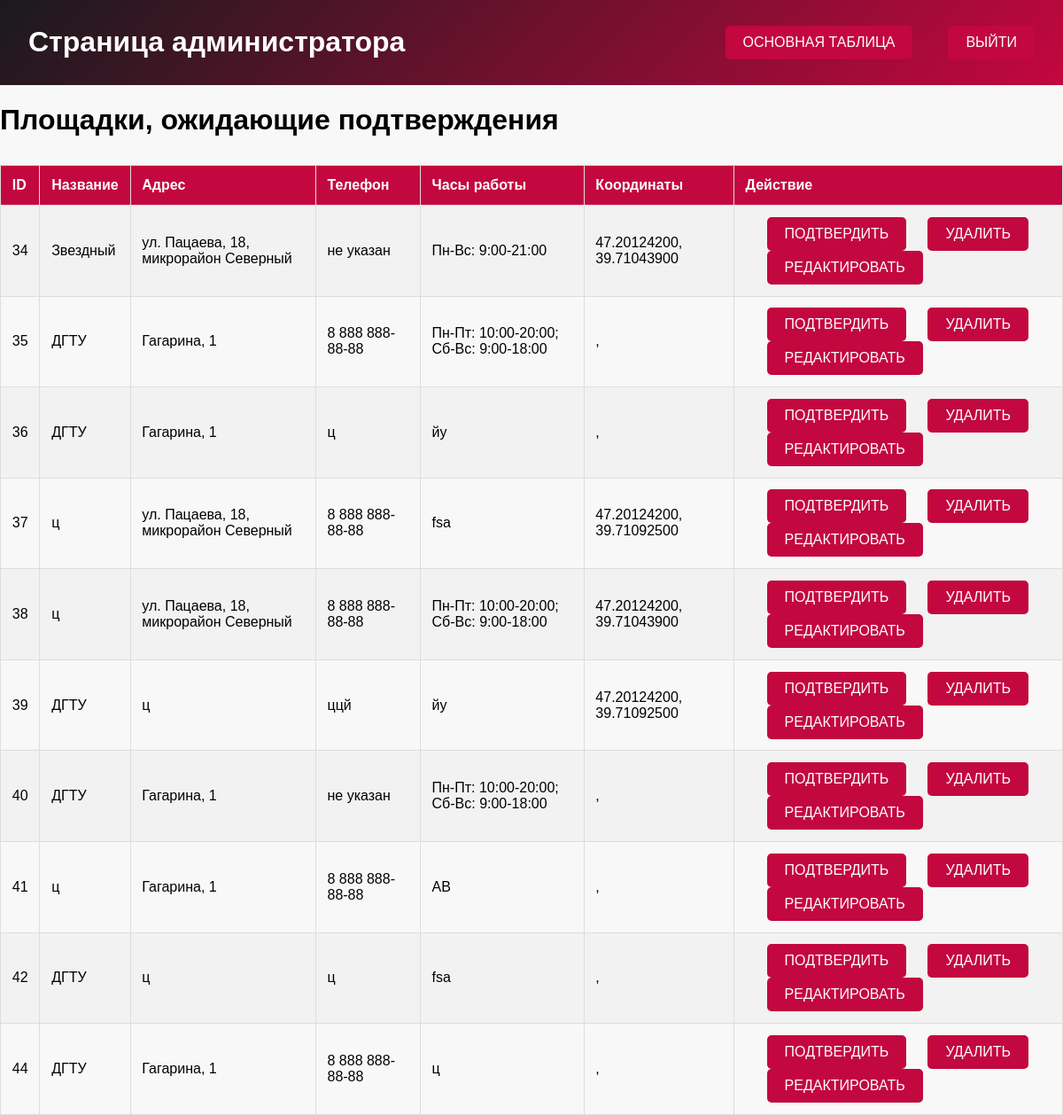
The app's page /admin.php with its own data.
### tables this page shows
CREATE TABLE `basketball_courts_temporary` (
  `id` int NOT NULL,
  `court_name` varchar(100) NOT NULL,
  `address` varchar(255) NOT NULL,
  `phone` varchar(20) DEFAULT NULL,
  `opening_hours` varchar(100) DEFAULT NULL,
  `latitude` decimal(10,8) DEFAULT NULL,
  `longitude` decimal(11,8) DEFAULT NULL,
  `image_path` varchar(255) DEFAULT NULL,
  `user_id` int DEFAULT NULL
);

### admin.php (the view, shortened to what this page needs)
<!DOCTYPE html>
<html>
<head>
    <link rel="stylesheet" href="styles_admin.css">
</head>
<body>
    <header>
        <h1 class="logo">Страница администратора</h1>
        <div class="nav-links">
            <ul>
                <li class="nav-link"><a class="custom-button" href="admin delete.php">Основная таблица</a></li>
                <li class="nav-link"><a class="custom-button logout-button" href="logout.php">Выйти</a></li>
            </ul>
        </div>
    </header>
    <h1>Площадки, ожидающие подтверждения</h1>
    <table>
        <tr>
            <th>ID</th>
            <th>Название</th>
            <th>Адрес</th>
            <th>Телефон</th>
            <th>Часы работы</th>
            <th>Координаты</th>
            <th>Действие</th>
        </tr>
        <?php
        $host = 'localhost';
        $user = 'root';
        $password = '';
        $database = 'kurs';
        $conn = new mysqli($host, $user, $password, $database);
        $query = "SELECT * FROM basketball_courts_temporary";
        $result = $conn->query($query);
        if ($result->num_rows > 0) {
            while ($row = $result->fetch_assoc()) {
                echo "<tr>";
                echo "<td>".$row['id']."</td>";
                echo "<td>".$row['court_name']."</td>";
                echo "<td>".$row['address']."</td>";
                echo "<td>".$row['phone']."</td>";
                echo "<td>".$row['opening_hours']."</td>";
                echo "<td>".$row['latitude'].", ".$row['longitude']."</td>";
                echo "<td>";
                echo "<form method='post' action='admindb.php' style='display: inline;'>";
                echo "<button class='custom-button' type='submit' name='approve'>Подтвердить</button>";
                echo "</form>";
                echo "<form method='post' action='admindb.php' style='display: inline;'>";
                echo "<button class='custom-button' type='submit' name='delete'>Удалить</button>";
                echo "</form>";
                echo "<a href='edit_court.php?id=".$row['id']."' class='custom-button'>Редактировать</a>";
                echo "</td>";
                echo "</tr>";
            }
        } else {
            echo "<tr><td colspan='7'>Нет данных</td></tr>";
        }
        ?>
    </table>
</body>
</html>

### styles_admin.css (style rules this page uses)
body, html { margin: 0; padding: 0; font-family: 'Arial', sans-serif; background-color: #f8f8f8; }
header { display: flex; justify-content: space-between; align-items: center; padding: 0.5rem 2rem; background: linear-gradient(135deg, #1a1a1d 0%, #c3073f 100%); color: white; }
.nav-links ul { list-style: none; display: flex; margin: 0; padding: 0; }
.nav-link { margin-left: 1rem; }
.nav-link:first-child { margin-left: 0; }
.custom-button { padding: 10px 20px; border: none; border-radius: 5px; font-size: 1em; cursor: pointer; outline: none; color: white; background-color: #c3073f; text-transform: uppercase; transition: background-color 0.3s ease; text-align: center; display: inline-block; text-decoration: none; margin-left: 1.5rem; }
table { width: 100%; margin-top: 2rem; border-collapse: collapse; box-shadow: 0 2px 5px rgba(0,0,0,0.1); }
th, td { padding: 0.8rem; border: 1px solid #ddd; text-align: left; }
th { background-color: #c3073f; color: white; }
tr:nth-child(even) { background-color: #f2f2f2; }

### records on screen
basketball_courts_temporary: id "34", court_name "Звездный", address "ул. Пацаева, 18, микрорайон Северный", phone "не указан", opening_hours "Пн-Вс: 9:00-21:00", latitude "47.20124200", longitude "39.71043900"
basketball_courts_temporary: id "35", court_name "ДГТУ", address "Гагарина, 1", phone "8 888 888-88-88", opening_hours "Пн-Пт: 10:00-20:00; Сб-Вс: 9:00-18:00"
basketball_courts_temporary: id "36", court_name "ДГТУ", address "Гагарина, 1", phone "ц", opening_hours "йу"
basketball_courts_temporary: id "37", court_name "ц", address "ул. Пацаева, 18, микрорайон Северный", phone "8 888 888-88-88", opening_hours "fsa", latitude "47.20124200", longitude "39.71092500"
basketball_courts_temporary: id "38", court_name "ц", address "ул. Пацаева, 18, микрорайон Северный", phone "8 888 888-88-88", opening_hours "Пн-Пт: 10:00-20:00; Сб-Вс: 9:00-18:00", latitude "47.20124200", longitude "39.71043900"
basketball_courts_temporary: id "39", court_name "ДГТУ", address "ц", phone "ццй", opening_hours "йу", latitude "47.20124200", longitude "39.71092500"
basketball_courts_temporary: id "40", court_name "ДГТУ", address "Гагарина, 1", phone "не указан", opening_hours "Пн-Пт: 10:00-20:00; Сб-Вс: 9:00-18:00"
basketball_courts_temporary: id "41", court_name "ц", address "Гагарина, 1", phone "8 888 888-88-88", opening_hours "АВ"
basketball_courts_temporary: id "42", court_name "ДГТУ", address "ц", phone "ц", opening_hours "fsa"
basketball_courts_temporary: id "44", court_name "ДГТУ", address "Гагарина, 1", phone "8 888 888-88-88", opening_hours "ц"
